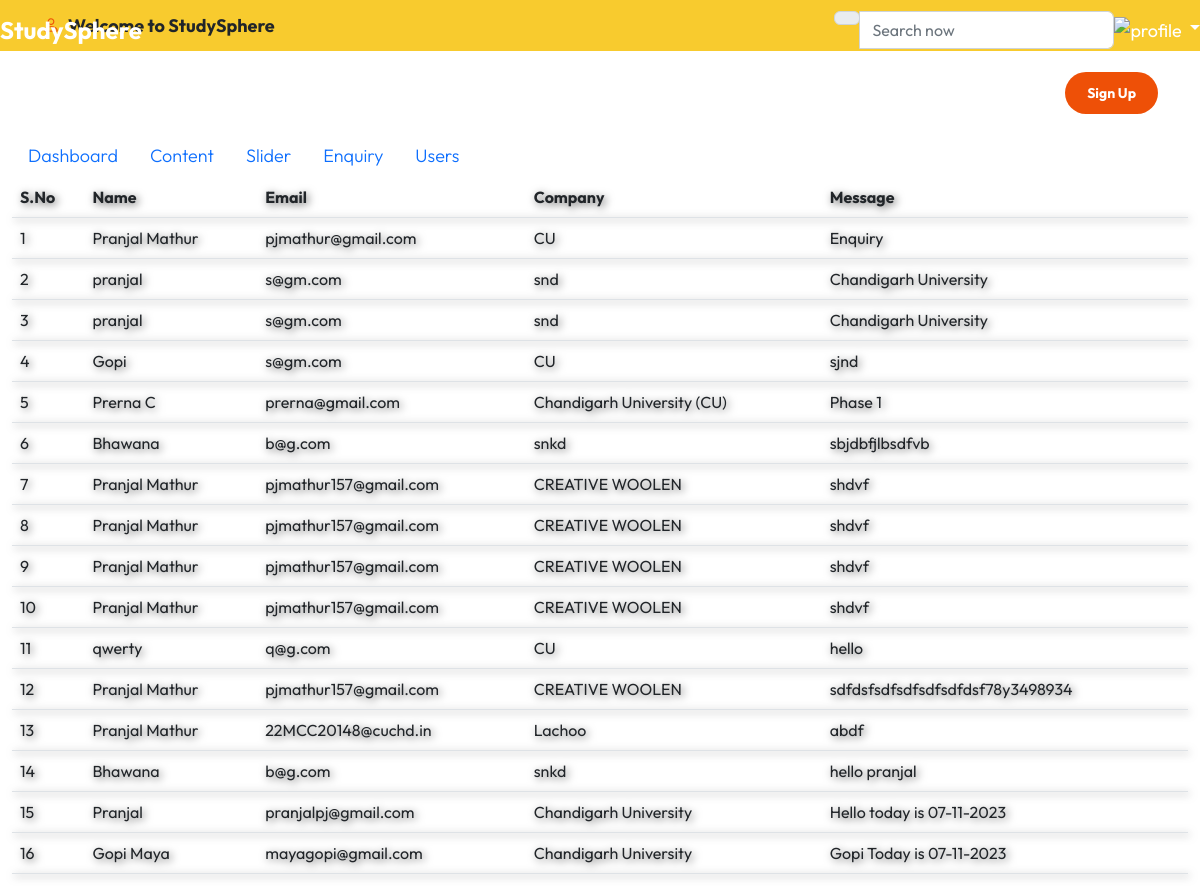
The page /addteam.php on the database its author committed.
### tables this page shows
CREATE TABLE `contact_form` (
  `s_no` int(10) NOT NULL,
  `contact_name` varchar(100) NOT NULL,
  `contact_email` varchar(100) NOT NULL,
  `contact_company` varchar(100) NOT NULL,
  `contact_message` varchar(100) NOT NULL
);

### addteam.php (the view, shortened to what this page needs)
<?php
include_once('header.php');
include_once('../config.php');
?>
<body>
  <?php
  include_once('nav.php');
  ?>
  <div class="table-responsive">
    <table class="table">
      <thead>
        <tr>
          <th scope="col">S.No</th>
          <th scope="col">Name</th>
          <th scope="col">Email</th>
          <th scope="col">Company</th>
          <th scope="col">Message</th>
        </tr>
      </thead>
      <tbody>
        <?php
        $sql = "SELECT * FROM `contact_form`";
        $query = mysqli_query($con, $sql);
        while ($res = mysqli_fetch_assoc($query)) {
        ?>
          <tr>
            <td style="vertical-align: 0;"><?php echo $res['s_no']; ?></td>
            <td style="vertical-align: 0;"><?php echo $res['contact_name']; ?></td>
            <td style="vertical-align: 0;"><?php echo $res['contact_email']; ?></td>
            <td style="vertical-align: 0;"><?php echo $res['contact_company']; ?></td>
            <td style="vertical-align: 0;"><?php echo $res['contact_message']; ?></td>
          </tr>
        <?php
        }
        ?>
      </tbody>
    </table>
  </div>
  </div>
</body>
</html>

### stylesheet.css (style rules this page uses)
:root { --white-color: #ffffff; --primary-color: #F8CB2E; --secondary-color: #EE5007; --section-bg-color: #f0f8ff; --custom-btn-bg-color: #EE5007; --custom-btn-bg-hover-color: #c01f27; --dark-color: #000000; --p-color: #717275; --border-color: #7fffd4; --link-hover-color: #B22727; --body-font-family: 'Outfit', sans-serif; --h1-font-size: 74px; --h2-font-size: 46px; --h3-font-size: 32px; --h4-font-size: 28px; --h5-font-size: 24px; --h6-font-size: 22px; --p-font-size: 18px; --btn-font-size: 14px; --copyright-font-size: 16px; --border-radius-large: 100px; --border-radius-medium: 20px; --border-radius-small: 10px; --font-weight-light: 300; --font-weight-normal: 400; --font-weight-bold: 700; }
body { background-color: var(--white-color); font-family: var(--body-font-family); }
.table-responsive { filter: drop-shadow(2px 2px 4px #606060); }

### rows shown on the page
contact_form: s_no "1", contact_name "Pranjal Mathur", contact_email "pjmathur@gmail.com", contact_company "CU", contact_message "Enquiry"
contact_form: s_no "2", contact_name "pranjal", contact_email "s@gm.com", contact_company "snd", contact_message "Chandigarh University"
contact_form: s_no "3", contact_name "pranjal", contact_email "s@gm.com", contact_company "snd", contact_message "Chandigarh University"
contact_form: s_no "4", contact_name "Gopi", contact_email "s@gm.com", contact_company "CU", contact_message "sjnd"
contact_form: s_no "5", contact_name "Prerna C", contact_email "prerna@gmail.com", contact_company "Chandigarh University (CU)", contact_message "Phase 1"
contact_form: s_no "6", contact_name "Bhawana", contact_email "b@g.com", contact_company "snkd", contact_message "sbjdbfjlbsdfvb"
contact_form: s_no "7", contact_name "Pranjal Mathur", contact_email "pjmathur157@gmail.com", contact_company "CREATIVE WOOLEN", contact_message "shdvf"
contact_form: s_no "8", contact_name "Pranjal Mathur", contact_email "pjmathur157@gmail.com", contact_company "CREATIVE WOOLEN", contact_message "shdvf"
contact_form: s_no "9", contact_name "Pranjal Mathur", contact_email "pjmathur157@gmail.com", contact_company "CREATIVE WOOLEN", contact_message "shdvf"
contact_form: s_no "10", contact_name "Pranjal Mathur", contact_email "pjmathur157@gmail.com", contact_company "CREATIVE WOOLEN", contact_message "shdvf"
contact_form: s_no "11", contact_name "qwerty", contact_email "q@g.com", contact_company "CU", contact_message "hello"
contact_form: s_no "12", contact_name "Pranjal Mathur", contact_email "pjmathur157@gmail.com", contact_company "CREATIVE WOOLEN", contact_message "sdfdsfsdfsdfsdfsdfdsf78y3498934"
contact_form: s_no "13", contact_name "Pranjal Mathur", contact_email "22MCC20148@cuchd.in", contact_company "Lachoo", contact_message "abdf"
contact_form: s_no "14", contact_name "Bhawana", contact_email "b@g.com", contact_company "snkd", contact_message "hello pranjal"
contact_form: s_no "15", contact_name "Pranjal", contact_email "pranjalpj@gmail.com", contact_company "Chandigarh University", contact_message "Hello today is 07-11-2023"
contact_form: s_no "16", contact_name "Gopi Maya", contact_email "mayagopi@gmail.com", contact_company "Chandigarh University", contact_message "Gopi Today is 07-11-2023"
